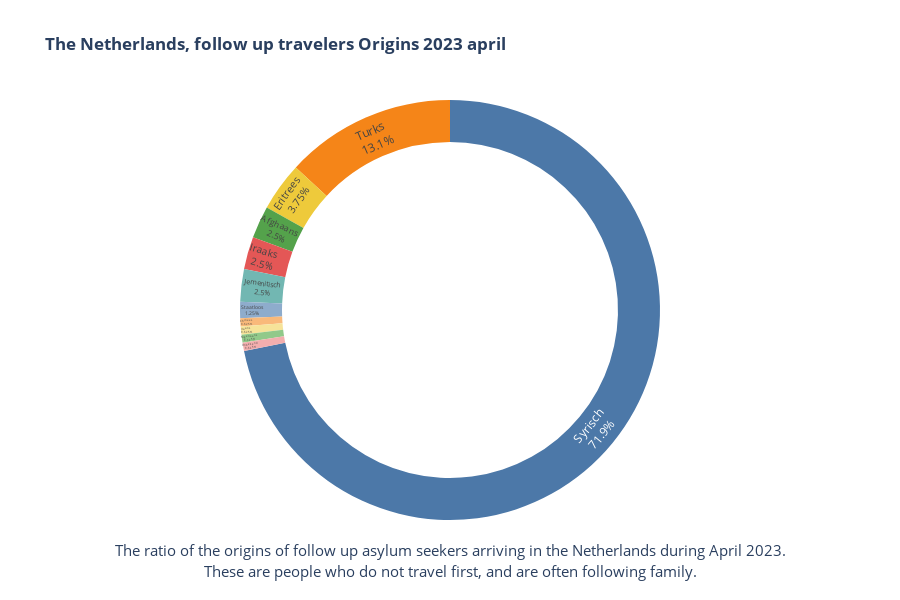

This figure's notebook cell:
### Code cell
# Define the colors for the pie chart
colors = ['#4C78A8', '#F58518', '#EECA3B', '#54A24B', '#E45756', '#72B7B2']

# Filter the dataframe and create a pie chart
fig = px.pie(
    anngl_df[anngl_df["Onderwerp"] == "Nareizigers (personen)"][1:],
    values='2023 april*',
    names='Nationaliteit',
    color_discrete_sequence=colors,
    hole=0.8,
    height=600,
    title="<b>The Netherlands, follow up travelers Origins 2023 april</b>"
)

# Hide the legend
fig.update(layout_showlegend=False)

# Set the text position and information to show in the chart
fig.update_traces(textposition='inside', textinfo='percent+label')

# Set the height and add annotations to the chart
fig.update_layout(
    height=600,
    annotations=[
        dict(
            text='The ratio of the origins of follow up asylum seekers arriving in the Netherlands during April 2023.',
            x=0.5, y=-0.1, font_size=15, showarrow=False
        ),
        dict(
            text='These are people who do not travel first, and are often following family.',
            x=0.5, y=-0.15, font_size=15, showarrow=False
        )
    ]
)

### Figure 1 — Plotly figure (JSON) as saved in the notebook; plotly's stock layout.template omitted (floating-point values rounded to 4 significant figures)
{"data": [{"domain": {"x": [0, 1], "y": [0, 1]}, "hole": 0.8, "hovertemplate": "Nationaliteit=%{label}<br>2023 april*=%{value}<extra></extra>", "labels": ["Afghaans ", "Algerijns ", "Chinees ", "Egyptisch ", "Eritrees ", "Ethiopisch ", "Gambiaans ", "Indiaas ", "Iraaks ", "Iraans ", "Jemenitisch ", "Marokkaans ", "Nigeriaans ", "Oekraïens ", "Pakistaans ", "Russisch ", "Soedanees ", "Somalisch ", "Syrisch ", "Tunesisch ", "Turks ", "Wit-Russisch ", "Onbekend", "Staatloos"], "legendgroup": "", "name": "", "showlegend": true, "textinfo": "percent+label", "textposition": "inside", "type": "pie", "values": [20, 0, 5, 0, 30, 0, 0, 0, 20, 5, 20, 0, 5, 0, 0, 0, 0, 0, 575, 0, 105, 0, 5, 10]}], "layout": {"annotations": [{"font": {"size": 15}, "showarrow": false, "text": "The ratio of the origins of follow up asylum seekers arriving in the Netherlands during April 2023.", "x": 0.5, "y": -0.1}, {"font": {"size": 15}, "showarrow": false, "text": "These are people who do not travel first, and are often following family.", "x": 0.5, "y": -0.15}], "height": 600, "legend": {"tracegroupgap": 0}, "piecolorway": ["#4C78A8", "#F58518", "#EECA3B", "#54A24B", "#E45756", "#72B7B2"], "showlegend": false, "title": {"text": "<b>The Netherlands, follow up travelers Origins 2023 april</b>"}}}
